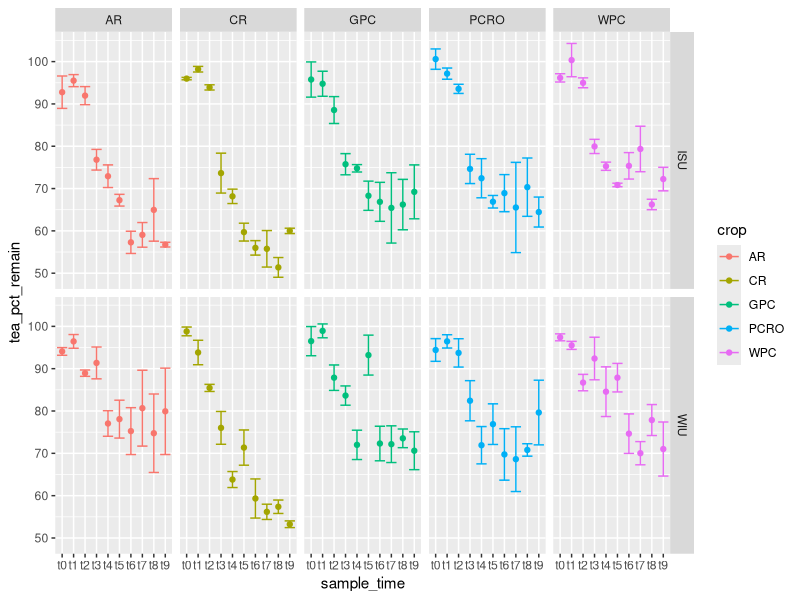
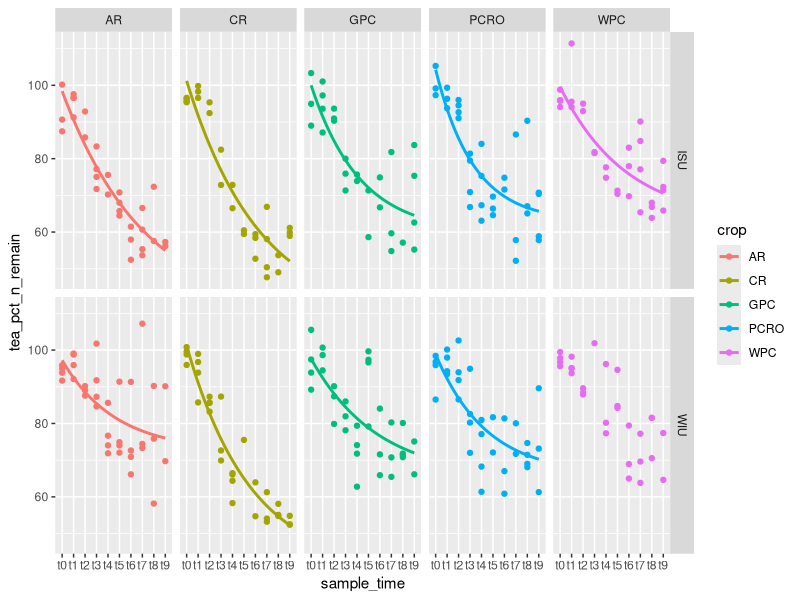

Recreate these plots in R, in order. (Note: this script raises an error after producing the figures.)
# LIBRARIES ----
library(tidyverse)

# READ IN THE DATA ----
decomp.df <- read_csv("output/cleaned raw data.csv")

# GET COLUMNS ALL SET UP TO BE THE RIGHT KIND OF THING ----
decomp.df <- decomp.df %>%
  mutate(location = as.factor(location),
         crop = as.factor(crop),
         sample_time = as.factor(sample_time),
         tea_initial_drywt_g = as.numeric(tea_initial_drywt_g))

# CALCULATE PERCENT MASS REMAINING ----

# arrange 
decomp.df <- decomp.df %>%
  arrange(location, crop, block, sample_time)

# forage bags ----
decomp.df <- decomp.df %>%
  mutate(
    forage_mass_loss = forage_initial_drywt_g - forage_final_drywt_g,
    forage_pct_remain = (forage_final_drywt_g / forage_initial_drywt_g) * 100) %>%
# calculate proportion of nutrient remaining
  mutate(
    forage_prop_c = forage_pct_c / 100, 
    forage_prop_n = forage_pct_n / 100) %>%
# calculate final weight of nutrient
  mutate(
    forage_final_c_g = forage_prop_c * forage_final_drywt_g,
    forage_final_n_g = forage_prop_n * forage_final_drywt_g)

# calculate the initial c for earch group of location, crop, block, using sample time 0 for that group
decomp.df <- decomp.df %>%
  group_by(location, crop, block) %>%
  mutate(forage_initial_c_g = first(forage_final_c_g),
         forage_initial_n_g = first(forage_final_n_g)) %>%
  mutate(forage_pct_c_remain = forage_final_c_g / forage_initial_c_g * 100,
         forage_pct_n_remain = forage_final_n_g / forage_initial_n_g * 100) %>%
  ungroup()


test.df <- decomp.df %>%
  filter(sample_time == "t0") %>%
  filter(crop == "AR")


# arrange by site crop and time and find the other values so i can fill in the averages

# tea bags ----
decomp.df <- decomp.df %>%
  # tea percent remaining
  mutate(
    tea_mass_loss = tea_initial_drywt_g - tea_final_drywt_g, 
    tea_pct_remain = (tea_final_drywt_g / tea_initial_drywt_g) * 100) %>%
  # turning the percent into a proportion 
  mutate(
    tea_prop_c = tea_pct_c / 100, 
    tea_prop_n = tea_pct_n / 100) %>%
  # calculate final weight of nutrient per sample
  mutate(
    tea_final_c_g = tea_prop_c * tea_final_drywt_g,
    tea_final_n_g = tea_prop_n * tea_final_drywt_g) %>%
  # calculate the initial weight of nutrient per sample
  mutate(
    tea_initial_c_g = tea_prop_c * tea_initial_drywt_g,
    tea_initial_n_g = tea_prop_n * tea_initial_drywt_g) %>%
  # percent remaining
  mutate(
    tea_pct_c_remain = tea_final_c_g / tea_initial_c_g * 100,
    tea_pct_n_remain = tea_final_n_g / tea_initial_n_g * 100)

# SOME EARLY PLOTTING ----

# bill to look at 
decomp.df %>%
  ggplot(aes(sample_time, tea_pct_remain, color = crop)) +
  stat_summary(fun = mean, geom = "point", na.rm = TRUE) +
  stat_summary(fun.data = mean_se, geom = "errorbar", na.rm = TRUE) +
  #geom_point(na.rm = TRUE) +
  facet_grid(location~crop)

# nonlinear regression line, bc why not check and see how that looks
decomp.df %>%
  ggplot(aes(sample_time, tea_pct_n_remain, color = crop, group = crop)) +
  stat_smooth(method = "nls", formula = y ~ SSasymp(x, Asym, R0, lrc), se = FALSE) +
  geom_point(na.rm = TRUE) +
  facet_grid(location ~ crop) 


# LOCATIONS TO CHECK DATA ----
# my plan is to now create dataframe the contain just each location and crop i want to check
check.df <- decomp_reduced.df %>%
  filter(location == "ISU") %>%
  filter(crop == "CR")



# PIVOT LONGER ----

# now lets select out the columns we care about
decomp_reduced.df <- decomp.df %>%
  select(location, crop, forage_id, tea_id, block, sample_time, forage_pct_remain, tea_pct_remain,
         forage_pct_c_remain, forage_pct_n_remain, tea_pct_c_remain, tea_pct_n_remain)

# pivot longer
reduced_long.df <- decomp_reduced.df %>%
  pivot_longer(cols = c(forage_pct_remain, tea_pct_remain,forage_pct_c_remain, forage_pct_n_remain,
                        tea_pct_c_remain, tea_pct_n_remain),
               names_to = "variable",
               values_to = "value")

# SAVE OUTPUTS ----
# percent remaining wide
write_csv(decomp_reduced.df, file = "output/percent remaining wide.csv")


# pct remaining long
write_csv(reduced_long.df, file = "output/percent remaining long.csv")

# QUICK PLOTS FOR AG MEETING ----
# full
reduced_long.df %>%
  ggplot(aes(sample_time, value, color = location, shape = crop)) +
  stat_summary(fun = mean, geom = "point", na.rm = TRUE) +
  stat_summary(fun.data = mean_se, geom = "errorbar", na.rm = TRUE) +
  coord_cartesian(ylim = c(50, 100)) +
  facet_grid(variable ~ crop)


# for closer viewing
decomp.df %>%
  ggplot(aes(sample_time, forage_pct_n_remain, color = crop, group = crop)) +
  stat_summary(fun = mean, geom = "point", na.rm = TRUE) +
  stat_summary(fun.data = mean_se, geom = "errorbar", na.rm = TRUE) +
  coord_cartesian(ylim = (c(50,100))) +
  facet_grid(location~crop)








